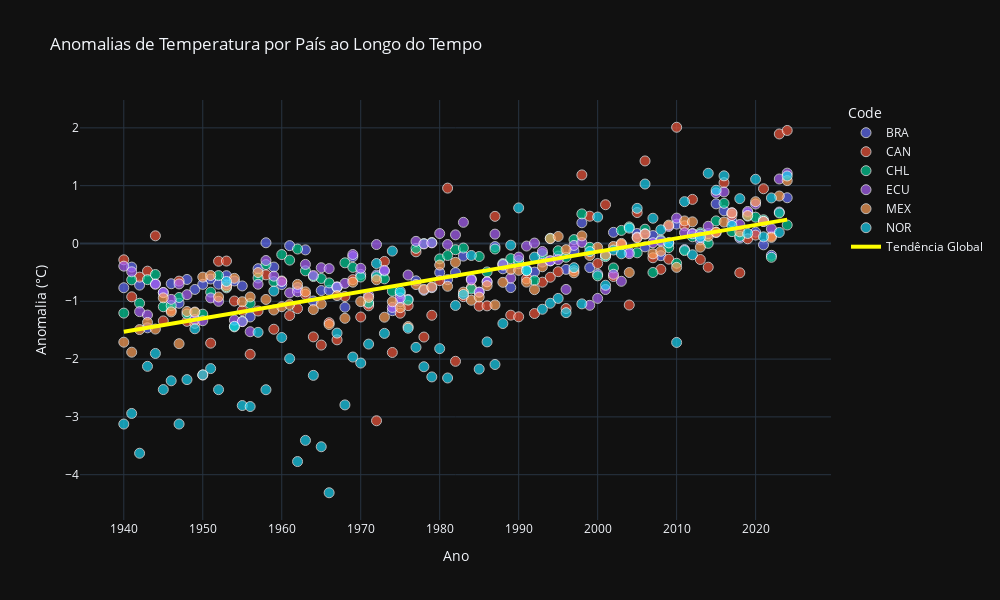

This figure's notebook cell:
### Code cell
from scipy import stats
fig = px.scatter(
    df2,
    x="Year",
    y="Temperature anomaly",
    color="Code",               # atribui uma cor para cada país
    hover_name="Code",          #  o nome do país ao passar o mouse
    title="Anomalias de Temperatura por País ao Longo do Tempo",
    labels={"Temperature anomaly": "Anomalia (°C)", "Year": "Ano"},
    width=1000,
    height=600,
    template="plotly_dark",  
    #trendline="ols", adiciona a linha de tendência para cada grupo de pontos   
)

x = df2["Year"]
y = df2["Temperature anomaly"]
slope, intercept, _, _, _ = stats.linregress(x, y)
fig.add_scatter(
    x=x,
    y=slope*x + intercept,
    mode='lines',
    name='Tendência Global',
    line=dict(color='yellow', width=4, dash='solid'),
    hoverinfo='skip')

fig.update_traces(
    hovertemplate="<b>%{hovertext}</b><br>Ano: %{x}<br>Anomalia: %{y}°C",
    marker=dict(size=10, opacity=0.7, line=dict(width=1, color="white"))
)


fig.show()

### Figure 1 — Plotly figure (JSON) as saved in the notebook; plotly's stock layout.template omitted (floating-point values rounded to 4 significant figures; data arrays with more than 128 entries replaced by an {"elided": "..."} marker saying what was removed)
{"data": [{"hovertemplate": "<b>%{hovertext}</b><br>Ano: %{x}<br>Anomalia: %{y}°C", "hovertext": ["BRA", "BRA", "BRA", "BRA", "BRA", "BRA", "BRA", "BRA", "BRA", "BRA", "BRA", "BRA", "BRA", "BRA", "BRA", "BRA", "BRA", "BRA", "BRA", "BRA", "BRA", "BRA", "BRA", "BRA", "BRA", "BRA", "BRA", "BRA", "BRA", "BRA", "BRA", "BRA", "BRA", "BRA", "BRA", "BRA", "BRA", "BRA", "BRA", "BRA", "BRA", "BRA", "BRA", "BRA", "BRA", "BRA", "BRA", "BRA", "BRA", "BRA", "BRA", "BRA", "BRA", "BRA", "BRA", "BRA", "BRA", "BRA", "BRA", "BRA", "BRA", "BRA", "BRA", "BRA", "BRA", "BRA", "BRA", "BRA", "BRA", "BRA", "BRA", "BRA", "BRA", "BRA", "BRA", "BRA", "BRA", "BRA", "BRA", "BRA", "BRA", "BRA", "BRA", "BRA", "BRA"], "legendgroup": "BRA", "marker": {"color": "#636efa", "line": {"color": "white", "width": 1}, "opacity": 0.7, "size": 10, "symbol": "circle"}, "mode": "markers", "name": "BRA", "orientation": "v", "showlegend": true, "type": "scatter", "x": [1940, 1941, 1942, 1943, 1944, 1945, 1946, 1947, 1948, 1949, 1950, 1951, 1952, 1953, 1954, 1955, 1956, 1957, 1958, 1959, 1960, 1961, 1962, 1963, 1964, 1965, 1966, 1967, 1968, 1969, 1970, 1971, 1972, 1973, 1974, 1975, 1976, 1977, 1978, 1979, 1980, 1981, 1982, 1983, 1984, 1985, 1986, 1987, 1988, 1989, 1990, 1991, 1992, 1993, 1994, 1995, 1996, 1997, 1998, 1999, 2000, 2001, 2002, 2003, 2004, 2005, 2006, 2007, 2008, 2009, 2010, 2011, 2012, 2013, 2014, 2015, 2016, 2017, 2018, 2019, 2020, 2021, 2022, 2023, 2024], "xaxis": "x", "y": [-0.766, -0.4084, -0.7207, -1.459, -0.6962, -0.8519, -0.6966, -1.035, -0.6226, -0.7949, -0.7074, -0.615, -0.7038, -0.5574, -0.6484, -0.7345, -1.272, -0.4362, 0.01212, -0.4077, -0.7103, -0.03742, -0.7621, -0.111, -0.9955, -0.8144, -0.8085, -0.7536, -1.103, -0.2268, -0.5348, -1.046, -0.5463, -0.4791, -1.163, -1.007, -0.9676, -0.6464, -0.8104, -0.7647, -0.5026, -0.6261, -0.5047, -0.2186, -0.6137, -0.8443, -0.6616, -0.05344, -0.438, -0.7634, -0.3507, -0.4455, -0.4947, -0.3216, -0.3024, -0.2178, -0.448, -0.1321, 0.3581, -0.4175, -0.5304, -0.2099, 0.1922, -0.0236, -0.1499, 0.1728, -0.05852, 0.1367, -0.2115, 0.01261, 0.335, -0.1058, 0.1724, 0.06191, 0.1734, 0.6852, 0.5657, 0.3829, 0.09411, 0.5312, 0.1949, -0.02362, -0.2047, 0.5437, 0.7912], "yaxis": "y"}, {"hovertemplate": "<b>%{hovertext}</b><br>Ano: %{x}<br>Anomalia: %{y}°C", "hovertext": ["CAN", "CAN", "CAN", "CAN", "CAN", "CAN", "CAN", "CAN", "CAN", "CAN", "CAN", "CAN", "CAN", "CAN", "CAN", "CAN", "CAN", "CAN", "CAN", "CAN", "CAN", "CAN", "CAN", "CAN", "CAN", "CAN", "CAN", "CAN", "CAN", "CAN", "CAN", "CAN", "CAN", "CAN", "CAN", "CAN", "CAN", "CAN", "CAN", "CAN", "CAN", "CAN", "CAN", "CAN", "CAN", "CAN", "CAN", "CAN", "CAN", "CAN", "CAN", "CAN", "CAN", "CAN", "CAN", "CAN", "CAN", "CAN", "CAN", "CAN", "CAN", "CAN", "CAN", "CAN", "CAN", "CAN", "CAN", "CAN", "CAN", "CAN", "CAN", "CAN", "CAN", "CAN", "CAN", "CAN", "CAN", "CAN", "CAN", "CAN", "CAN", "CAN", "CAN", "CAN", "CAN"], "legendgroup": "CAN", "marker": {"color": "#EF553B", "line": {"color": "white", "width": 1}, "opacity": 0.7, "size": 10, "symbol": "circle"}, "mode": "markers", "name": "CAN", "orientation": "v", "showlegend": true, "type": "scatter", "x": [1940, 1941, 1942, 1943, 1944, 1945, 1946, 1947, 1948, 1949, 1950, 1951, 1952, 1953, 1954, 1955, 1956, 1957, 1958, 1959, 1960, 1961, 1962, 1963, 1964, 1965, 1966, 1967, 1968, 1969, 1970, 1971, 1972, 1973, 1974, 1975, 1976, 1977, 1978, 1979, 1980, 1981, 1982, 1983, 1984, 1985, 1986, 1987, 1988, 1989, 1990, 1991, 1992, 1993, 1994, 1995, 1996, 1997, 1998, 1999, 2000, 2001, 2002, 2003, 2004, 2005, 2006, 2007, 2008, 2009, 2010, 2011, 2012, 2013, 2014, 2015, 2016, 2017, 2018, 2019, 2020, 2021, 2022, 2023, 2024], "xaxis": "x", "y": [-0.2827, -0.9229, -0.5819, -0.4788, 0.1322, -1.34, -1.156, -0.6512, -1.347, -1.382, -2.276, -1.724, -0.3072, -0.3039, -0.9954, -1.159, -1.917, -1.168, -0.5431, -1.484, -0.6485, -1.247, -1.127, -0.8799, -1.616, -1.757, -1.371, -1.667, -0.9171, -0.6257, -1.272, -1.078, -3.067, -0.3106, -1.886, -1.206, -1.075, -0.1443, -1.619, -1.242, -0.6425, 0.9578, -2.038, -0.9191, -0.7638, -1.084, -1.079, 0.4692, -0.3758, -1.24, -1.269, -0.6117, -1.212, -0.6695, -0.584, -0.4881, -1.126, -0.4707, 1.186, 0.4718, -0.3469, 0.6702, -0.5712, -0.01788, -1.065, 0.5352, 1.428, -0.2472, -0.4477, -0.2717, 2.011, 0.3061, 0.7628, -0.277, -0.4102, 0.1893, 1.052, 0.4862, -0.5078, 0.08088, 0.1449, 0.9466, 0.1267, 1.894, 1.955], "yaxis": "y"}, {"hovertemplate": "<b>%{hovertext}</b><br>Ano: %{x}<br>Anomalia: %{y}°C", "hovertext": ["CHL", "CHL", "CHL", "CHL", "CHL", "CHL", "CHL", "CHL", "CHL", "CHL", "CHL", "CHL", "CHL", "CHL", "CHL", "CHL", "CHL", "CHL", "CHL", "CHL", "CHL", "CHL", "CHL", "CHL", "CHL", "CHL", "CHL", "CHL", "CHL", "CHL", "CHL", "CHL", "CHL", "CHL", "CHL", "CHL", "CHL", "CHL", "CHL", "CHL", "CHL", "CHL", "CHL", "CHL", "CHL", "CHL", "CHL", "CHL", "CHL", "CHL", "CHL", "CHL", "CHL", "CHL", "CHL", "CHL", "CHL", "CHL", "CHL", "CHL", "CHL", "CHL", "CHL", "CHL", "CHL", "CHL", "CHL", "CHL", "CHL", "CHL", "CHL", "CHL", "CHL", "CHL", "CHL", "CHL", "CHL", "CHL", "CHL", "CHL", "CHL", "CHL", "CHL", "CHL", "CHL"], "legendgroup": "CHL", "marker": {"color": "#00cc96", "line": {"color": "white", "width": 1}, "opacity": 0.7, "size": 10, "symbol": "circle"}, "mode": "markers", "name": "CHL", "orientation": "v", "showlegend": true, "type": "scatter", "x": [1940, 1941, 1942, 1943, 1944, 1945, 1946, 1947, 1948, 1949, 1950, 1951, 1952, 1953, 1954, 1955, 1956, 1957, 1958, 1959, 1960, 1961, 1962, 1963, 1964, 1965, 1966, 1967, 1968, 1969, 1970, 1971, 1972, 1973, 1974, 1975, 1976, 1977, 1978, 1979, 1980, 1981, 1982, 1983, 1984, 1985, 1986, 1987, 1988, 1989, 1990, 1991, 1992, 1993, 1994, 1995, 1996, 1997, 1998, 1999, 2000, 2001, 2002, 2003, 2004, 2005, 2006, 2007, 2008, 2009, 2010, 2011, 2012, 2013, 2014, 2015, 2016, 2017, 2018, 2019, 2020, 2021, 2022, 2023, 2024], "xaxis": "x", "y": [-1.205, -0.63, -1.034, -0.6255, -0.5369, -1.095, -1.073, -0.9345, -1.22, -1.197, -1.223, -0.842, -0.556, -0.7681, -1.443, -1.347, -1.039, -0.5974, -0.3648, -0.6591, -0.1921, -0.2882, -0.09571, -0.473, -0.5722, -0.6055, -0.6821, -0.7601, -0.3347, -0.4131, -0.5804, -1.029, -0.5745, -0.6114, -0.8259, -0.8622, -0.98, -0.08481, -0.0008881, 0.01725, -0.2665, -0.2078, -0.1074, -0.07842, -0.7866, -0.2256, -0.4919, -0.09563, -0.3485, -0.2628, -0.2947, -0.4718, -0.6398, -0.1773, 0.08985, -0.1256, -0.238, 0.06703, 0.5118, -0.06659, -0.5601, -0.2276, -0.4228, 0.2262, 0.2869, -0.1613, 0.2472, -0.5021, 0.05874, -0.07173, -0.3426, -0.1231, 0.1159, 0.1851, 0.002333, 0.3905, 0.6947, 0.2049, 0.1217, 0.4729, 0.4548, 0.4092, -0.2388, 0.5282, 0.3197], "yaxis": "y"}, {"hovertemplate": "<b>%{hovertext}</b><br>Ano: %{x}<br>Anomalia: %{y}°C", "hovertext": ["ECU", "ECU", "ECU", "ECU", "ECU", "ECU", "ECU", "ECU", "ECU", "ECU", "ECU", "ECU", "ECU", "ECU", "ECU", "ECU", "ECU", "ECU", "ECU", "ECU", "ECU", "ECU", "ECU", "ECU", "ECU", "ECU", "ECU", "ECU", "ECU", "ECU", "ECU", "ECU", "ECU", "ECU", "ECU", "ECU", "ECU", "ECU", "ECU", "ECU", "ECU", "ECU", "ECU", "ECU", "ECU", "ECU", "ECU", "ECU", "ECU", "ECU", "ECU", "ECU", "ECU", "ECU", "ECU", "ECU", "ECU", "ECU", "ECU", "ECU", "ECU", "ECU", "ECU", "ECU", "ECU", "ECU", "ECU", "ECU", "ECU", "ECU", "ECU", "ECU", "ECU", "ECU", "ECU", "ECU", "ECU", "ECU", "ECU", "ECU", "ECU", "ECU", "ECU", "ECU", "ECU"], "legendgroup": "ECU", "marker": {"color": "#ab63fa", "line": {"color": "white", "width": 1}, "opacity": 0.7, "size": 10, "symbol": "circle"}, "mode": "markers", "name": "ECU", "orientation": "v", "showlegend": true, "type": "scatter", "x": [1940, 1941, 1942, 1943, 1944, 1945, 1946, 1947, 1948, 1949, 1950, 1951, 1952, 1953, 1954, 1955, 1956, 1957, 1958, 1959, 1960, 1961, 1962, 1963, 1964, 1965, 1966, 1967, 1968, 1969, 1970, 1971, 1972, 1973, 1974, 1975, 1976, 1977, 1978, 1979, 1980, 1981, 1982, 1983, 1984, 1985, 1986, 1987, 1988, 1989, 1990, 1991, 1992, 1993, 1994, 1995, 1996, 1997, 1998, 1999, 2000, 2001, 2002, 2003, 2004, 2005, 2006, 2007, 2008, 2009, 2010, 2011, 2012, 2013, 2014, 2015, 2016, 2017, 2018, 2019, 2020, 2021, 2022, 2023, 2024], "xaxis": "x", "y": [-0.3925, -0.4902, -1.179, -1.237, -0.7059, -0.8472, -0.9676, -0.6997, -0.8858, -1.315, -1.337, -0.9413, -1.001, -0.7153, -1.325, -1.352, -1.527, -0.7052, -0.2949, -0.5652, -0.6591, -0.855, -0.835, -0.362, -0.5544, -0.4197, -0.4351, -0.7511, -0.69, -0.1911, -0.4295, -0.896, -0.01846, -0.4659, -1.106, -0.9411, -0.5455, 0.03678, -0.008417, 0.01007, 0.172, -0.01838, 0.1492, 0.3662, -0.6312, -0.8404, -0.6642, 0.1618, -0.3627, -0.6003, -0.2353, -0.04435, 0.007053, -0.1382, -0.2989, -0.2793, -0.7945, -0.03382, 0.01863, -1.069, -0.95, -0.7966, -0.5329, -0.6542, -0.1758, 0.1097, 0.1685, 0.01268, 0.04272, 0.294, 0.4391, 0.1864, 0.1666, 0.1609, 0.298, 0.8747, 0.8913, 0.5333, 0.3284, 0.5538, 0.682, 0.3835, 0.2532, 1.116, 1.217], "yaxis": "y"}, {"hovertemplate": "<b>%{hovertext}</b><br>Ano: %{x}<br>Anomalia: %{y}°C", "hovertext": ["MEX", "MEX", "MEX", "MEX", "MEX", "MEX", "MEX", "MEX", "MEX", "MEX", "MEX", "MEX", "MEX", "MEX", "MEX", "MEX", "MEX", "MEX", "MEX", "MEX", "MEX", "MEX", "MEX", "MEX", "MEX", "MEX", "MEX", "MEX", "MEX", "MEX", "MEX", "MEX", "MEX", "MEX", "MEX", "MEX", "MEX", "MEX", "MEX", "MEX", "MEX", "MEX", "MEX", "MEX", "MEX", "MEX", "MEX", "MEX", "MEX", "MEX", "MEX", "MEX", "MEX", "MEX", "MEX", "MEX", "MEX", "MEX", "MEX", "MEX", "MEX", "MEX", "MEX", "MEX", "MEX", "MEX", "MEX", "MEX", "MEX", "MEX", "MEX", "MEX", "MEX", "MEX", "MEX", "MEX", "MEX", "MEX", "MEX", "MEX", "MEX", "MEX", "MEX", "MEX", "MEX"], "legendgroup": "MEX", "marker": {"color": "#FFA15A", "line": {"color": "white", "width": 1}, "opacity": 0.7, "size": 10, "symbol": "circle"}, "mode": "markers", "name": "MEX", "orientation": "v", "showlegend": true, "type": "scatter", "x": [1940, 1941, 1942, 1943, 1944, 1945, 1946, 1947, 1948, 1949, 1950, 1951, 1952, 1953, 1954, 1955, 1956, 1957, 1958, 1959, 1960, 1961, 1962, 1963, 1964, 1965, 1966, 1967, 1968, 1969, 1970, 1971, 1972, 1973, 1974, 1975, 1976, 1977, 1978, 1979, 1980, 1981, 1982, 1983, 1984, 1985, 1986, 1987, 1988, 1989, 1990, 1991, 1992, 1993, 1994, 1995, 1996, 1997, 1998, 1999, 2000, 2001, 2002, 2003, 2004, 2005, 2006, 2007, 2008, 2009, 2010, 2011, 2012, 2013, 2014, 2015, 2016, 2017, 2018, 2019, 2020, 2021, 2022, 2023, 2024], "xaxis": "x", "y": [-1.708, -1.881, -1.49, -1.366, -1.48, -0.9406, -1.183, -1.734, -1.176, -1.185, -0.582, -0.5539, -0.9257, -0.749, -0.603, -1.008, -0.9257, -0.5033, -0.9682, -1.151, -1.094, -1.057, -0.7081, -0.8368, -1.143, -1.047, -1.402, -0.9015, -1.294, -0.6691, -1.005, -0.9331, -0.6283, -1.276, -1.009, -1.111, -1.437, -0.7108, -0.7934, -0.7542, -0.3728, -0.7404, -0.3267, -0.8409, -0.9823, -0.9267, -0.7291, -1.062, -0.6721, -0.4497, -0.4647, -0.6685, -0.7988, -0.4028, 0.08356, 0.1208, -0.107, -0.5072, 0.1315, -0.2071, -0.06812, -0.198, -0.05206, 0.001606, -0.5026, 0.09852, 0.1616, -0.1794, -0.1346, 0.3176, -0.4134, 0.39, 0.3743, -0.06393, 0.1229, 0.1956, 0.3705, 0.5263, 0.2021, 0.484, 0.7227, 0.3808, 0.1055, 0.8208, 1.088], "yaxis": "y"}, {"hovertemplate": "<b>%{hovertext}</b><br>Ano: %{x}<br>Anomalia: %{y}°C", "hovertext": ["NOR", "NOR", "NOR", "NOR", "NOR", "NOR", "NOR", "NOR", "NOR", "NOR", "NOR", "NOR", "NOR", "NOR", "NOR", "NOR", "NOR", "NOR", "NOR", "NOR", "NOR", "NOR", "NOR", "NOR", "NOR", "NOR", "NOR", "NOR", "NOR", "NOR", "NOR", "NOR", "NOR", "NOR", "NOR", "NOR", "NOR", "NOR", "NOR", "NOR", "NOR", "NOR", "NOR", "NOR", "NOR", "NOR", "NOR", "NOR", "NOR", "NOR", "NOR", "NOR", "NOR", "NOR", "NOR", "NOR", "NOR", "NOR", "NOR", "NOR", "NOR", "NOR", "NOR", "NOR", "NOR", "NOR", "NOR", "NOR", "NOR", "NOR", "NOR", "NOR", "NOR", "NOR", "NOR", "NOR", "NOR", "NOR", "NOR", "NOR", "NOR", "NOR", "NOR", "NOR", "NOR"], "legendgroup": "NOR", "marker": {"color": "#19d3f3", "line": {"color": "white", "width": 1}, "opacity": 0.7, "size": 10, "symbol": "circle"}, "mode": "markers", "name": "NOR", "orientation": "v", "showlegend": true, "type": "scatter", "x": [1940, 1941, 1942, 1943, 1944, 1945, 1946, 1947, 1948, 1949, 1950, 1951, 1952, 1953, 1954, 1955, 1956, 1957, 1958, 1959, 1960, 1961, 1962, 1963, 1964, 1965, 1966, 1967, 1968, 1969, 1970, 1971, 1972, 1973, 1974, 1975, 1976, 1977, 1978, 1979, 1980, 1981, 1982, 1983, 1984, 1985, 1986, 1987, 1988, 1989, 1990, 1991, 1992, 1993, 1994, 1995, 1996, 1997, 1998, 1999, 2000, 2001, 2002, 2003, 2004, 2005, 2006, 2007, 2008, 2009, 2010, 2011, 2012, 2013, 2014, 2015, 2016, 2017, 2018, 2019, 2020, 2021, 2022, 2023, 2024], "xaxis": "x", "y": [-3.124, -2.94, -3.629, -2.125, -1.902, -2.527, -2.376, -3.124, -2.355, -1.475, -2.273, -2.164, -2.529, -0.6574, -1.432, -2.803, -2.821, -1.537, -2.53, -0.8229, -1.627, -1.992, -3.772, -3.406, -2.281, -3.517, -4.312, -1.55, -2.793, -1.965, -2.068, -1.741, -0.3467, -1.555, -0.1313, -0.8285, -1.466, -1.797, -2.132, -2.308, -1.819, -2.327, -1.072, -0.8825, -0.2079, -2.173, -1.702, -2.093, -1.385, -0.02908, 0.6151, -0.4681, -0.2355, -1.138, -1.034, -0.95, -1.197, -0.4188, -1.045, -0.1401, 0.4576, -0.7224, -0.1129, -0.1787, 0.2655, 0.6074, 1.028, 0.4365, 0.2358, 0.008909, -1.712, 0.7232, -0.1956, 0.1095, 1.214, 0.9213, 1.17, 0.3105, 0.7751, 0.1728, 1.111, 0.1144, 0.7878, 0.1907, 1.168], "yaxis": "y"}, {"hoverinfo": "skip", "hovertemplate": "<b>%{hovertext}</b><br>Ano: %{x}<br>Anomalia: %{y}°C", "line": {"color": "yellow", "dash": "solid", "width": 4}, "marker": {"line": {"color": "white", "width": 1}, "opacity": 0.7, "size": 10}, "mode": "lines", "name": "Tendência Global", "type": "scatter", "x": {"elided": "510 int values"}, "y": {"elided": "510 float values"}}], "layout": {"height": 600, "legend": {"title": {"text": "Code"}, "tracegroupgap": 0}, "title": {"text": "Anomalias de Temperatura por País ao Longo do Tempo"}, "width": 1000, "xaxis": {"anchor": "y", "domain": [0, 1], "title": {"text": "Ano"}}, "yaxis": {"anchor": "x", "domain": [0, 1], "title": {"text": "Anomalia (°C)"}}}}
